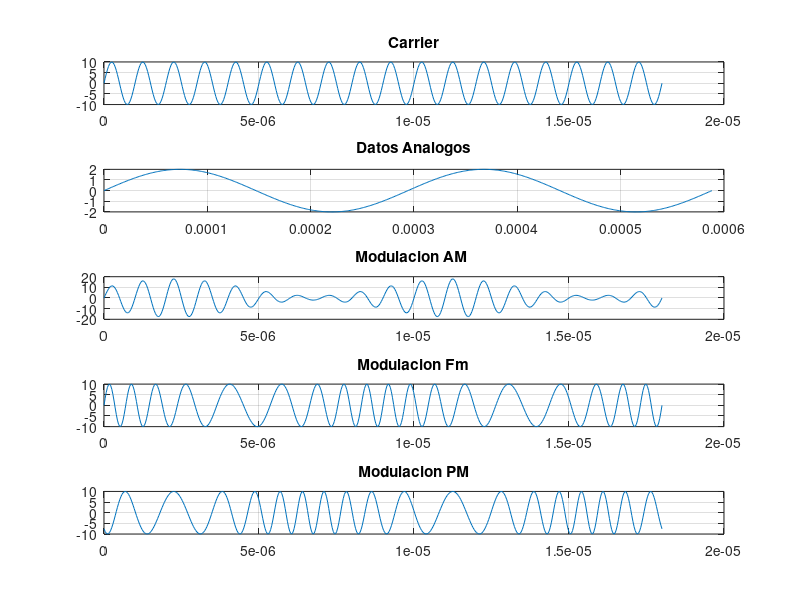

MATLAB code for this plot:
clc 
clear all
close all
% datos de entrada
%datos del carrier
Ac=10;
fc=1000e3;%fc =1000KHz
cpc=18;
%datos analogos xt
Ax=2;
fx=3400;
cpx=2;
%datos de am
m=0.4
%indice de modulacion FM 
Nfm=2;
%indice de modulacion PM 
Npm=2;
%Proceso
tc=linspace(0,cpc/fc,500);
carrier=Ac*sin(2*pi*fc*tc);
%Construccion Carrier
tx=linspace(0,cpx/fx,500);
xt=Ax*sin(2*pi*fx*tx);
%modulacion AM
Xam=(1+m*xt).*carrier;
%modulacion FM
Xfm=Ac*sin(2*pi*fc*tc+Nfm*xt)
%moduacion PM
xt_diff=Ax*cos(2*pi*fx*tx);
Xpm=Ac*sin(2*pi*fc*tc+Npm*xt_diff)
%Salida
figure(1)
subplot(5,1,1),plot(tc,carrier),title('Carrier'),grid on
subplot(5,1,2),plot(tx,xt),title('Datos Analogos'),grid on
subplot(5,1,3),plot(tc,Xam),title('Modulacion AM '),grid on
subplot(5,1,4),plot(tc,Xfm),title('Modulacion Fm'),grid on
subplot(5,1,5),plot(tc,Xpm),title('Modulacion PM'),grid on